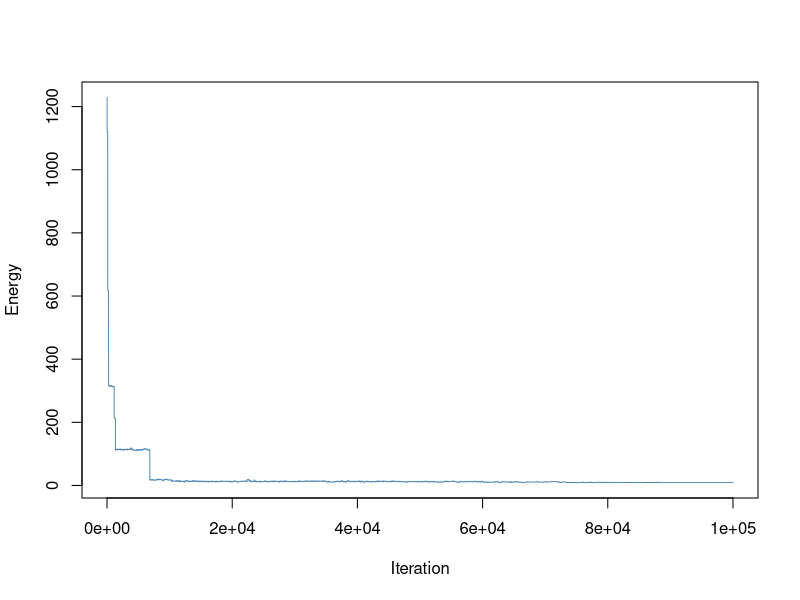

This figure's R source: (Note: a time limit stopped this script after it produced the figure.)
##----------------------------------------------------------------------
## EVERYTHING YOU NEED TO CHANGE IS IN THIS SECTION OR THE FINAL SECTION

# Number of doctors available
ndoctors <- 5

# Number of nurses
nnurses <- 7

# Number of days in the schedule
ndays <- 7

# Number of staff present for each shift (must have same # of shifts)
# e.g., c(2, 3, 3) has three shifts with 2, 3, 3 people respectively
doctorstaffing <- c(2, 2, 2)
nursestaffing <- c(3, 3, 3)

# Penalties for violating each of six constraints
# Penalty 1: Each instance of three consecutive shifts (including overnight)
# Penalty 2: Each person who does not have two days off AT ALL
# Penalty 3: Each person who does not have two days off IN A ROW
# Penalty 4: Each instance of first shift following last shift on prev day
# Penalty 5: Each instance of working both weekend days (days 1, 2)
# Penalty 6: Weights for the stdev of nurses'/doctors' shifts in the schedule
#            (trying to make everyone work similar amounts)
penalties <- c(100, 100, 0.5, 5, 1, 2)

# Number of iterations (if too small, might not be able to explore enough)
niter <- 100000

# The cooling schedule: what should the temperature be at step i out of n
coolingschedule <- function(i,n)
{
  # If you want greedy optimization, just fix some low temperature
  #return(1e-3)
  
  # Linear cooling schedule from 1 down to 0
  return(1 - (i/(n+1)))
}

## END OF PARAMETER SECTION
##----------------------------------------------------------------------

# (Some things which are calculated automatically)
doctorindices <- c(1,cumsum(doctorstaffing)+1)
nurseindices <- c(1,cumsum(nursestaffing)+1)
nshifts <- length(doctorstaffing)

# Function to calculate the "energy" (total cost of violations)
get_energy <- function(doctorsunwrapped, nursesunwrapped, penalties)
{
  return(get_energy_sub(doctorsunwrapped,penalties)+
           get_energy_sub(nursesunwrapped,penalties))
}

# ...calculates the energy contribution from doctors & nurses separately
get_energy_sub <- function(subsched, penalties)
{
  energy <- 0
  
  # Array to keep track of total number of shifts worked by each worker
  totshift <- rep(0, dim(subsched)[1])
  
  # Go through the schedule worker by worker...
  for (i in 1:dim(subsched)[1])
  {
    # Count number of shifts for that worker
    totshift[i] <- sum(subsched[i,,])
    
    # Look at whether worker works the last shift on the last day
    lastshift <- subsched[i,ndays,nshifts]
    
    # Look at whether worker has the last day off
    prevoff <- all(subsched[i,ndays,] == FALSE)
    
    daysoff <- 0
    twoinarow <- 1
    
    # If worked the very last shift, did you work the shift before as well?
    #  (looking to capture three shifts in a row wrapping around week to week)
    if (lastshift == 1)
    {
      lastshift <- lastshift + subsched[i,ndays,nshifts-1]
    }
    
    # For each day in the schedule...
    for (j in 1:ndays)
    {
      # If you have the day off, count it;
      #  if the previous day was also off, satisfy "two days off in a row"
      if (all(subsched[i,j,] == FALSE))
      {
        daysoff <- daysoff + 1
        if (prevoff)
        {
          twoinarow <- 0
        }
        prevoff <- TRUE
      }
      else # specifically on the second day, if you worked today and yesterday,
      { # that's a penalty (treating first two days as the weekend)
        if (!prevoff && j == 2)
        {
          energy <- energy + penalties[5]
        }
        prevoff <- FALSE
      }
      # Now check for wraparound shift streaks and assess penalties
      if (subsched[i,j,1] == 1)
      {
        lastshift <- lastshift + 1
        if (lastshift > 1)
        {
          energy <- energy + penalties[4]
        }
        if (lastshift > 2)
        {
          energy <- energy + penalties[1]
        }
      }
      else
      {
        lastshift <- 0
      }
      # Once that is done, move through the remaining shifts, assessing penalties
      for (k in 2:nshifts)
      {
        if (subsched[i,j,k] == 1)
        {
          lastshift <- lastshift + 1
          if (lastshift > 2)
          {
            energy <- energy + penalties[1]
          }
        }
        else
        {
          lastshift <- 0
        }
      }
    }
    # After finishing the week, assess penalties related to days off
    energy <- energy + twoinarow * penalties[3] + (daysoff < 2) * penalties[2]
  }
  
  # Penalize energy according to standard deviation among shifts
  energy <- energy + penalties[6] * sd(totshift)
  return(energy)
}

# Initial point: put people into the schedule in numerical order each day
totalspots <- ndays * sum(doctorstaffing)
initialloop <- rep(1:ndoctors, ceiling(totalspots/ndoctors))
doctorschedule <- matrix(initialloop[1:totalspots], nrow = sum(doctorstaffing), ncol = ndays)
totalspots <- ndays * sum(nursestaffing)
initialloop <- rep(1:nnurses, ceiling(totalspots/nnurses))
nurseschedule <- matrix(initialloop[1:totalspots], nrow = sum(nursestaffing), ncol = ndays)

# Fill in the "unwrapped" schedules (separate schedule for each worker)
doctorsunwrapped <- array(0, c(ndoctors,ndays,nshifts))
for (i in 1:ndays)
{
  for (j in 1:nshifts)
  {
    for (k in doctorindices[j]:(doctorindices[j+1]-1))
    {
      doctorsunwrapped[doctorschedule[k,i],i,j] <- 1
    }
  }
}

nursesunwrapped <- array(0, c(nnurses,ndays,nshifts))
for (i in 1:ndays)
{
  for (j in 1:nshifts)
  {
    for (k in nurseindices[j]:(nurseindices[j+1]-1))
    {
      nursesunwrapped[nurseschedule[k,i],i,j] <- 1
    }
  }
}

# Starting energy...
energy <- rep(0,niter)
energy[1] <- get_energy(doctorsunwrapped, nursesunwrapped, penalties)

# Now run the Gibbs sampler.
for (i in 2:niter)
{
  # Current temperature (from our cooling schedule)
  temperature <- coolingschedule(i,niter)
  
  # Flip a coin to switch either a doctor or a nurse shift.
  if (runif(1) < 0.5)
  {
    # Choose a random shift
    prop <- doctorschedule
    posx <- sample(1:sum(doctorstaffing),1)
    posy <- sample(1:ndays,1)
    
    # Calculate which workers are available to swap into that shift and pick one
    available <- 1:ndoctors
    myblock <- min(which(doctorindices>posx))-1
    for (j in doctorindices[myblock]:(doctorindices[myblock+1]-1))
    {
      if (j != posx)
      {
        available <- setdiff(available, doctorschedule[j,posy])
      }
    }
    prop[posx,posy] <- sample(available,1)
    propunwrapped <- doctorsunwrapped
    propunwrapped[doctorschedule[posx,posy],posy,myblock] <- 0
    propunwrapped[prop[posx,posy],posy,myblock] <- 1
    
    # Calculate energy of new configuration
    new_energy <- get_energy(propunwrapped, nursesunwrapped, penalties)
    
    # With the appropriate probability, update state/energy
    if(runif(1) < exp((energy[i-1]-new_energy)/temperature))
    {
      energy[i] <- new_energy
      doctorschedule <- prop
      doctorsunwrapped <- propunwrapped
    }
    else # otherwise, leave things as they stand.
    {
      energy[i] <- energy[i-1]
    }
  }
  else # same as above, but if you are swapping a nurse
  {
    prop <- nurseschedule
    posx <- sample(1:sum(nursestaffing),1)
    posy <- sample(1:ndays,1)
    available <- 1:nnurses
    myblock <- min(which(nurseindices>posx))-1
    for (j in nurseindices[myblock]:(nurseindices[myblock+1]-1))
    {
      if (j != posx)
      {
        available <- setdiff(available, nurseschedule[j,posy])
      }
    }
    prop[posx,posy] <- sample(available,1)
    
    propunwrapped <- nursesunwrapped
    propunwrapped[nurseschedule[posx,posy],posy,myblock] <- 0
    propunwrapped[prop[posx,posy],posy,myblock] <- 1
    
    new_energy <- get_energy(doctorsunwrapped, propunwrapped, penalties)
    
    if(runif(1) < exp((energy[i-1]-new_energy)/temperature))
    {
      energy[i] <- new_energy
      nurseschedule <- prop
      nursesunwrapped <- propunwrapped
    }
    else
    {
      energy[i] <- energy[i-1]
    }
  }
}

##----------------------------------------------------------------------
## EVERYTHING YOU NEED TO CHANGE IS IN THIS SECTION OR THE FIRST SECTION

# Various things you might want to look at:

# Plotting the energy over time
plot(energy, type="l", col="#4682B4", lwd=0.9, xlab="Iteration", ylab="Energy")

# What was the lowest energy? (Is this necessarily the energy of the final state?)
min(energy)

# Check out our final schedule.
#  The columns are days. If there are three shifts of 2 workers,
#  the first 2 rows are shift 1, the next 2 rows are shift 2, etc.
#  Numbers in table correspond to workers. 1, 2, 3, ...
print(doctorschedule)
print(nurseschedule)

# If you want to look at an individual person's schedule,
#  check the "unwrapped" matrices. For example,
#  the shift schedule for doctor 3 is below; rows are days,
#  columns are shifts, 1 = working, 0 not working
print(doctorsunwrapped[3,,])

## END OF FINAL SECTION
##----------------------------------------------------------------------

# Greedy
##----------------------------------------------------------------------
## EVERYTHING YOU NEED TO CHANGE IS IN THIS SECTION OR THE FINAL SECTION

# Number of doctors available
ndoctors <- 5

# Number of nurses
nnurses <- 7

# Number of days in the schedule
ndays <- 7

# Number of staff present for each shift (must have same # of shifts)
# e.g., c(2, 3, 3) has three shifts with 2, 3, 3 people respectively
doctorstaffing <- c(2, 2, 2)
nursestaffing <- c(3, 3, 3)

# Penalties for violating each of six constraints
# Penalty 1: Each instance of three consecutive shifts (including overnight)
# Penalty 2: Each person who does not have two days off AT ALL
# Penalty 3: Each person who does not have two days off IN A ROW
# Penalty 4: Each instance of first shift following last shift on prev day
# Penalty 5: Each instance of working both weekend days (days 1, 2)
# Penalty 6: Weights for the stdev of nurses'/doctors' shifts in the schedule
#            (trying to make everyone work similar amounts)
penalties <- c(100, 100, 0.5, 5, 1, 2)

# Number of iterations (if too small, might not be able to explore enough)
niter <- 100000

# The cooling schedule: what should the temperature be at step i out of n
coolingschedule <- function(i,n)
{
  # If you want greedy optimization, just fix some low temperature
  return(1e-3)
}

## END OF PARAMETER SECTION
##----------------------------------------------------------------------

# (Some things which are calculated automatically)
doctorindices <- c(1,cumsum(doctorstaffing)+1)
nurseindices <- c(1,cumsum(nursestaffing)+1)
nshifts <- length(doctorstaffing)

# Function to calculate the "energy" (total cost of violations)
get_energy <- function(doctorsunwrapped, nursesunwrapped, penalties)
{
  return(get_energy_sub(doctorsunwrapped,penalties)+
           get_energy_sub(nursesunwrapped,penalties))
}

# ...calculates the energy contribution from doctors & nurses separately
get_energy_sub <- function(subsched, penalties)
{
  energy <- 0
  
  # Array to keep track of total number of shifts worked by each worker
  totshift <- rep(0, dim(subsched)[1])
  
  # Go through the schedule worker by worker...
  for (i in 1:dim(subsched)[1])
  {
    # Count number of shifts for that worker
    totshift[i] <- sum(subsched[i,,])
    
    # Look at whether worker works the last shift on the last day
    lastshift <- subsched[i,ndays,nshifts]
    
    # Look at whether worker has the last day off
    prevoff <- all(subsched[i,ndays,] == FALSE)
    
    daysoff <- 0
    twoinarow <- 1
    
    # If worked the very last shift, did you work the shift before as well?
    #  (looking to capture three shifts in a row wrapping around week to week)
    if (lastshift == 1)
    {
      lastshift <- lastshift + subsched[i,ndays,nshifts-1]
    }
    
    # For each day in the schedule...
    for (j in 1:ndays)
    {
      # If you have the day off, count it;
      #  if the previous day was also off, satisfy "two days off in a row"
      if (all(subsched[i,j,] == FALSE))
      {
        daysoff <- daysoff + 1
        if (prevoff)
        {
          twoinarow <- 0
        }
        prevoff <- TRUE
      }
      else # specifically on the second day, if you worked today and yesterday,
      { # that's a penalty (treating first two days as the weekend)
        if (!prevoff && j == 2)
        {
          energy <- energy + penalties[5]
        }
        prevoff <- FALSE
      }
      # Now check for wraparound shift streaks and assess penalties
      if (subsched[i,j,1] == 1)
      {
        lastshift <- lastshift + 1
        if (lastshift > 1)
        {
          energy <- energy + penalties[4]
        }
        if (lastshift > 2)
        {
          energy <- energy + penalties[1]
        }
      }
      else
      {
        lastshift <- 0
      }
      # Once that is done, move through the remaining shifts, assessing penalties
      for (k in 2:nshifts)
      {
        if (subsched[i,j,k] == 1)
        {
          lastshift <- lastshift + 1
          if (lastshift > 2)
          {
            energy <- energy + penalties[1]
          }
        }
        else
        {
          lastshift <- 0
        }
      }
    }
    # After finishing the week, assess penalties related to days off
    energy <- energy + twoinarow * penalties[3] + (daysoff < 2) * penalties[2]
  }
  
  # Penalize energy according to standard deviation among shifts
  energy <- energy + penalties[6] * sd(totshift)
  return(energy)
}

# Initial point: put people into the schedule in numerical order each day
totalspots <- ndays * sum(doctorstaffing)
initialloop <- rep(1:ndoctors, ceiling(totalspots/ndoctors))
doctorschedule <- matrix(initialloop[1:totalspots], nrow = sum(doctorstaffing), ncol = ndays)
totalspots <- ndays * sum(nursestaffing)
initialloop <- rep(1:nnurses, ceiling(totalspots/nnurses))
nurseschedule <- matrix(initialloop[1:totalspots], nrow = sum(nursestaffing), ncol = ndays)

# Fill in the "unwrapped" schedules (separate schedule for each worker)
doctorsunwrapped <- array(0, c(ndoctors,ndays,nshifts))
for (i in 1:ndays)
{
  for (j in 1:nshifts)
  {
    for (k in doctorindices[j]:(doctorindices[j+1]-1))
    {
      doctorsunwrapped[doctorschedule[k,i],i,j] <- 1
    }
  }
}

nursesunwrapped <- array(0, c(nnurses,ndays,nshifts))
for (i in 1:ndays)
{
  for (j in 1:nshifts)
  {
    for (k in nurseindices[j]:(nurseindices[j+1]-1))
    {
      nursesunwrapped[nurseschedule[k,i],i,j] <- 1
    }
  }
}

# Starting energy...
energy <- rep(0,niter)
energy[1] <- get_energy(doctorsunwrapped, nursesunwrapped, penalties)

# Now run the Gibbs sampler.
for (i in 2:niter)
{
  # Current temperature (from our cooling schedule)
  temperature <- coolingschedule(i,niter)
  
  # Flip a coin to switch either a doctor or a nurse shift.
  if (runif(1) < 0.5)
  {
    # Choose a random shift
    prop <- doctorschedule
    posx <- sample(1:sum(doctorstaffing),1)
    posy <- sample(1:ndays,1)
    
    # Calculate which workers are available to swap into that shift and pick one
    available <- 1:ndoctors
    myblock <- min(which(doctorindices>posx))-1
    for (j in doctorindices[myblock]:(doctorindices[myblock+1]-1))
    {
      if (j != posx)
      {
        available <- setdiff(available, doctorschedule[j,posy])
      }
    }
    prop[posx,posy] <- sample(available,1)
    propunwrapped <- doctorsunwrapped
    propunwrapped[doctorschedule[posx,posy],posy,myblock] <- 0
    propunwrapped[prop[posx,posy],posy,myblock] <- 1
    
    # Calculate energy of new configuration
    new_energy <- get_energy(propunwrapped, nursesunwrapped, penalties)
    
    # With the appropriate probability, update state/energy
    if(runif(1) < exp((energy[i-1]-new_energy)/temperature))
    {
      energy[i] <- new_energy
      doctorschedule <- prop
      doctorsunwrapped <- propunwrapped
    }
    else # otherwise, leave things as they stand.
    {
      energy[i] <- energy[i-1]
    }
  }
  else # same as above, but if you are swapping a nurse
  {
    prop <- nurseschedule
    posx <- sample(1:sum(nursestaffing),1)
    posy <- sample(1:ndays,1)
    available <- 1:nnurses
    myblock <- min(which(nurseindices>posx))-1
    for (j in nurseindices[myblock]:(nurseindices[myblock+1]-1))
    {
      if (j != posx)
      {
        available <- setdiff(available, nurseschedule[j,posy])
      }
    }
    prop[posx,posy] <- sample(available,1)
    
    propunwrapped <- nursesunwrapped
    propunwrapped[nurseschedule[posx,posy],posy,myblock] <- 0
    propunwrapped[prop[posx,posy],posy,myblock] <- 1
    
    new_energy <- get_energy(doctorsunwrapped, propunwrapped, penalties)
    
    if(runif(1) < exp((energy[i-1]-new_energy)/temperature))
    {
      energy[i] <- new_energy
      nurseschedule <- prop
      nursesunwrapped <- propunwrapped
    }
    else
    {
      energy[i] <- energy[i-1]
    }
  }
}

##----------------------------------------------------------------------
## EVERYTHING YOU NEED TO CHANGE IS IN THIS SECTION OR THE FIRST SECTION

# Various things you might want to look at:
# Plotting the energy over time
lines(energy, type = "l", col = "#FFA500", lwd = 0.9, xlab = "Iteration", ylab = "Energy")

# What was the lowest energy? (Is this necessarily the energy of the final state?)
min(energy)

# Check out our final schedule.
#  The columns are days. If there are three shifts of 2 workers,
#  the first 2 rows are shift 1, the next 2 rows are shift 2, etc.
#  Numbers in table correspond to workers. 1, 2, 3, ...
print(doctorschedule)
print(nurseschedule)

# If you want to look at an individual person's schedule,
#  check the "unwrapped" matrices. For example,
#  the shift schedule for doctor 3 is below; rows are days,
#  columns are shifts, 1 = working, 0 not working
print(doctorsunwrapped[3,,])

## END OF FINAL SECTION
##----------------------------------------------------------------------


#Log

##----------------------------------------------------------------------
## EVERYTHING YOU NEED TO CHANGE IS IN THIS SECTION OR THE FINAL SECTION

# Number of doctors available
ndoctors <- 5

# Number of nurses
nnurses <- 7

# Number of days in the schedule
ndays <- 7

# Number of staff present for each shift (must have same # of shifts)
# e.g., c(2, 3, 3) has three shifts with 2, 3, 3 people respectively
doctorstaffing <- c(2, 2, 2)
nursestaffing <- c(3, 3, 3)

# Penalties for violating each of six constraints
# Penalty 1: Each instance of three consecutive shifts (including overnight)
# Penalty 2: Each person who does not have two days off AT ALL
# Penalty 3: Each person who does not have two days off IN A ROW
# Penalty 4: Each instance of first shift following last shift on prev day
# Penalty 5: Each instance of working both weekend days (days 1, 2)
# Penalty 6: Weights for the stdev of nurses'/doctors' shifts in the schedule
#            (trying to make everyone work similar amounts)
penalties <- c(100, 100, 0.5, 5, 1, 2)

# Number of iterations (if too small, might not be able to explore enough)
niter <- 100000

# The cooling schedule: what should the temperature be at step i out of n
coolingschedule <- function(i,n)
{
  # Log cooling schedule
  return(0.02/log(1+(i+1)/n))
}

## END OF PARAMETER SECTION
##----------------------------------------------------------------------

# (Some things which are calculated automatically)
doctorindices <- c(1,cumsum(doctorstaffing)+1)
nurseindices <- c(1,cumsum(nursestaffing)+1)
nshifts <- length(doctorstaffing)

# Function to calculate the "energy" (total cost of violations)
get_energy <- function(doctorsunwrapped, nursesunwrapped, penalties)
{
  return(get_energy_sub(doctorsunwrapped,penalties)+
           get_energy_sub(nursesunwrapped,penalties))
}

# ...calculates the energy contribution from doctors & nurses separately
get_energy_sub <- function(subsched, penalties)
{
  energy <- 0
  
  # Array to keep track of total number of shifts worked by each worker
  totshift <- rep(0, dim(subsched)[1])
  
  # Go through the schedule worker by worker...
  for (i in 1:dim(subsched)[1])
  {
    # Count number of shifts for that worker
    totshift[i] <- sum(subsched[i,,])
    
    # Look at whether worker works the last shift on the last day
    lastshift <- subsched[i,ndays,nshifts]
    
    # Look at whether worker has the last day off
    prevoff <- all(subsched[i,ndays,] == FALSE)
    
    daysoff <- 0
    twoinarow <- 1
    
    # If worked the very last shift, did you work the shift before as well?
    #  (looking to capture three shifts in a row wrapping around week to week)
    if (lastshift == 1)
    {
      lastshift <- lastshift + subsched[i,ndays,nshifts-1]
    }
    
    # For each day in the schedule...
    for (j in 1:ndays)
    {
      # If you have the day off, count it;
      #  if the previous day was also off, satisfy "two days off in a row"
      if (all(subsched[i,j,] == FALSE))
      {
        daysoff <- daysoff + 1
        if (prevoff)
        {
          twoinarow <- 0
        }
        prevoff <- TRUE
      }
      else # specifically on the second day, if you worked today and yesterday,
      { # that's a penalty (treating first two days as the weekend)
        if (!prevoff && j == 2)
        {
          energy <- energy + penalties[5]
        }
        prevoff <- FALSE
      }
      # Now check for wraparound shift streaks and assess penalties
      if (subsched[i,j,1] == 1)
      {
        lastshift <- lastshift + 1
        if (lastshift > 1)
        {
          energy <- energy + penalties[4]
        }
        if (lastshift > 2)
        {
          energy <- energy + penalties[1]
        }
      }
      else
      {
        lastshift <- 0
      }
      # Once that is done, move through the remaining shifts, assessing penalties
      for (k in 2:nshifts)
      {
        if (subsched[i,j,k] == 1)
        {
          lastshift <- lastshift + 1
          if (lastshift > 2)
          {
            energy <- energy + penalties[1]
          }
        }
        else
        {
          lastshift <- 0
        }
      }
    }
    # After finishing the week, assess penalties related to days off
    energy <- energy + twoinarow * penalties[3] + (daysoff < 2) * penalties[2]
  }
  
  # Penalize energy according to standard deviation among shifts
  energy <- energy + penalties[6] * sd(totshift)
  return(energy)
}

# Initial point: put people into the schedule in numerical order each day
totalspots <- ndays * sum(doctorstaffing)
initialloop <- rep(1:ndoctors, ceiling(totalspots/ndoctors))
doctorschedule <- matrix(initialloop[1:totalspots], nrow = sum(doctorstaffing), ncol = ndays)
totalspots <- ndays * sum(nursestaffing)
initialloop <- rep(1:nnurses, ceiling(totalspots/nnurses))
nurseschedule <- matrix(initialloop[1:totalspots], nrow = sum(nursestaffing), ncol = ndays)

# Fill in the "unwrapped" schedules (separate schedule for each worker)
doctorsunwrapped <- array(0, c(ndoctors,ndays,nshifts))
for (i in 1:ndays)
{
  for (j in 1:nshifts)
  {
    for (k in doctorindices[j]:(doctorindices[j+1]-1))
    {
      doctorsunwrapped[doctorschedule[k,i],i,j] <- 1
    }
  }
}

nursesunwrapped <- array(0, c(nnurses,ndays,nshifts))
for (i in 1:ndays)
{
  for (j in 1:nshifts)
  {
    for (k in nurseindices[j]:(nurseindices[j+1]-1))
    {
      nursesunwrapped[nurseschedule[k,i],i,j] <- 1
    }
  }
}

# Starting energy...
energy <- rep(0,niter)
energy[1] <- get_energy(doctorsunwrapped, nursesunwrapped, penalties)

# Now run the Gibbs sampler.
for (i in 2:niter)
{
  # Current temperature (from our cooling schedule)
  temperature <- coolingschedule(i,niter)
  
  # Flip a coin to switch either a doctor or a nurse shift.
  if (runif(1) < 0.5)
  {
    # Choose a random shift
    prop <- doctorschedule
    posx <- sample(1:sum(doctorstaffing),1)
    posy <- sample(1:ndays,1)
    
    # Calculate which workers are available to swap into that shift and pick one
    available <- 1:ndoctors
    myblock <- min(which(doctorindices>posx))-1
    for (j in doctorindices[myblock]:(doctorindices[myblock+1]-1))
    {
      if (j != posx)
      {
        available <- setdiff(available, doctorschedule[j,posy])
      }
    }
    prop[posx,posy] <- sample(available,1)
    propunwrapped <- doctorsunwrapped
    propunwrapped[doctorschedule[posx,posy],posy,myblock] <- 0
    propunwrapped[prop[posx,posy],posy,myblock] <- 1
    
    # Calculate energy of new configuration
    new_energy <- get_energy(propunwrapped, nursesunwrapped, penalties)
    
    # With the appropriate probability, update state/energy
    if(runif(1) < exp((energy[i-1]-new_energy)/temperature))
    {
      energy[i] <- new_energy
      doctorschedule <- prop
      doctorsunwrapped <- propunwrapped
    }
    else # otherwise, leave things as they stand.
    {
      energy[i] <- energy[i-1]
    }
  }
  else # same as above, but if you are swapping a nurse
  {
    prop <- nurseschedule
    posx <- sample(1:sum(nursestaffing),1)
    posy <- sample(1:ndays,1)
    available <- 1:nnurses
    myblock <- min(which(nurseindices>posx))-1
    for (j in nurseindices[myblock]:(nurseindices[myblock+1]-1))
    {
      if (j != posx)
      {
        available <- setdiff(available, nurseschedule[j,posy])
      }
    }
    prop[posx,posy] <- sample(available,1)
    
    propunwrapped <- nursesunwrapped
    propunwrapped[nurseschedule[posx,posy],posy,myblock] <- 0
    propunwrapped[prop[posx,posy],posy,myblock] <- 1
    
    new_energy <- get_energy(doctorsunwrapped, propunwrapped, penalties)
    
    if(runif(1) < exp((energy[i-1]-new_energy)/temperature))
    {
      energy[i] <- new_energy
      nurseschedule <- prop
      nursesunwrapped <- propunwrapped
    }
    else
    {
      energy[i] <- energy[i-1]
    }
  }
}

##----------------------------------------------------------------------
## EVERYTHING YOU NEED TO CHANGE IS IN THIS SECTION OR THE FIRST SECTION

# Various things you might want to look at:

# Plotting the energy over time
# Add the second line with a red dashed line
lines(energy, type="l", col="#006400", lwd=0.9, lty=1)  #

# What was the lowest energy? (Is this necessarily the energy of the final state?)
min(energy)

# Check out our final schedule.
#  The columns are days. If there are three shifts of 2 workers,
#  the first 2 rows are shift 1, the next 2 rows are shift 2, etc.
#  Numbers in table correspond to workers. 1, 2, 3, ...
print(doctorschedule)
print(nurseschedule)

# If you want to look at an individual person's schedule,
#  check the "unwrapped" matrices. For example,
#  the shift schedule for doctor 3 is below; rows are days,
#  columns are shifts, 1 = working, 0 not working
print(doctorsunwrapped[3,,])

## END OF FINAL SECTION
##----------------------------------------------------------------------


# Exponential
##----------------------------------------------------------------------
## EVERYTHING YOU NEED TO CHANGE IS IN THIS SECTION OR THE FINAL SECTION

# Number of doctors available
ndoctors <- 7

# Number of nurses
nnurses <- 10

# Number of days in the schedule
ndays <- 7

# Number of staff present for each shift (must have same # of shifts)
# e.g., c(2, 3, 3) has three shifts with 2, 3, 3 people respectively
doctorstaffing <- c(2, 2, 2)
nursestaffing <- c(3, 3, 3)

# Penalties for violating each of six constraints
penalties <- c(100, 100, 0.5, 5, 1, 2)

# Number of iterations
niter <- 100000

# Exponential cooling schedule
coolingschedule <- function(i, n) {
  T0 <- 1 # Initial temperature
  alpha <- 5 / n # Decay rate (adjust this as needed for your application)
  return(T0 * exp(-alpha * i))
}

## END OF PARAMETER SECTION
##----------------------------------------------------------------------

# Calculate indices for doctors and nurses
doctorindices <- c(1, cumsum(doctorstaffing) + 1)
nurseindices <- c(1, cumsum(nursestaffing) + 1)
nshifts <- length(doctorstaffing)

# Function to calculate the "energy" (total cost of violations)
get_energy <- function(doctorsunwrapped, nursesunwrapped, penalties) {
  return(get_energy_sub(doctorsunwrapped, penalties) +
           get_energy_sub(nursesunwrapped, penalties))
}

# Energy calculation for doctors and nurses
get_energy_sub <- function(subsched, penalties) {
  energy <- 0
  totshift <- rep(0, dim(subsched)[1])
  for (i in 1:dim(subsched)[1]) {
    totshift[i] <- sum(subsched[i, , ])
    lastshift <- subsched[i, ndays, nshifts]
    prevoff <- all(subsched[i, ndays, ] == FALSE)
    daysoff <- 0
    twoinarow <- 1
    if (lastshift == 1) {
      lastshift <- lastshift + subsched[i, ndays, nshifts - 1]
    }
    for (j in 1:ndays) {
      if (all(subsched[i, j, ] == FALSE)) {
        daysoff <- daysoff + 1
        if (prevoff) {
          twoinarow <- 0
        }
        prevoff <- TRUE
      } else {
        if (!prevoff && j == 2) {
          energy <- energy + penalties[5]
        }
        prevoff <- FALSE
      }
      if (subsched[i, j, 1] == 1) {
        lastshift <- lastshift + 1
        if (lastshift > 1) {
          energy <- energy + penalties[4]
        }
        if (lastshift > 2) {
          energy <- energy + penalties[1]
        }
      } else {
        lastshift <- 0
      }
      for (k in 2:nshifts) {
        if (subsched[i, j, k] == 1) {
          lastshift <- lastshift + 1
          if (lastshift > 2) {
            energy <- energy + penalties[1]
          }
        } else {
          lastshift <- 0
        }
      }
    }
    energy <- energy + twoinarow * penalties[3] + (daysoff < 2) * penalties[2]
  }
  energy <- energy + penalties[6] * sd(totshift)
  return(energy)
}

# Initial schedules
totalspots <- ndays * sum(doctorstaffing)
initialloop <- rep(1:ndoctors, ceiling(totalspots / ndoctors))
doctorschedule <- matrix(initialloop[1:totalspots], nrow = sum(doctorstaffing), ncol = ndays)
totalspots <- ndays * sum(nursestaffing)
initialloop <- rep(1:nnurses, ceiling(totalspots / nnurses))
nurseschedule <- matrix(initialloop[1:totalspots], nrow = sum(nursestaffing), ncol = ndays)

# Unwrapped schedules for each worker
doctorsunwrapped <- array(0, c(ndoctors, ndays, nshifts))
for (i in 1:ndays) {
  for (j in 1:nshifts) {
    for (k in doctorindices[j]:(doctorindices[j + 1] - 1)) {
      doctorsunwrapped[doctorschedule[k, i], i, j] <- 1
    }
  }
}

nursesunwrapped <- array(0, c(nnurses, ndays, nshifts))
for (i in 1:ndays) {
  for (j in 1:nshifts) {
    for (k in nurseindices[j]:(nurseindices[j + 1] - 1)) {
      nursesunwrapped[nurseschedule[k, i], i, j] <- 1
    }
  }
}

# Starting energy
energy <- rep(0, niter)
energy[1] <- get_energy(doctorsunwrapped, nursesunwrapped, penalties)

# Gibbs sampler with exponential cooling schedule
for (i in 2:niter) {
  temperature <- coolingschedule(i, niter)
  
  if (runif(1) < 0.5) {
    prop <- doctorschedule
    posx <- sample(1:sum(doctorstaffing), 1)
    posy <- sample(1:ndays, 1)
    available <- 1:ndoctors
    myblock <- min(which(doctorindices > posx)) - 1
    for (j in doctorindices[myblock]:(doctorindices[myblock + 1] - 1)) {
      if (j != posx) {
        available <- setdiff(available, doctorschedule[j, posy])
      }
    }
    prop[posx, posy] <- sample(available, 1)
    propunwrapped <- doctorsunwrapped
    propunwrapped[doctorschedule[posx, posy], posy, myblock] <- 0
    propunwrapped[prop[posx, posy], posy, myblock] <- 1
    new_energy <- get_energy(propunwrapped, nursesunwrapped, penalties)
    if (runif(1) < exp((energy[i - 1] - new_energy) / temperature)) {
      energy[i] <- new_energy
      doctorschedule <- prop
      doctorsunwrapped <- propunwrapped
    } else {
      energy[i] <- energy[i - 1]
    }
  } else {
    prop <- nurseschedule
    posx <- sample(1:sum(nursestaffing), 1)
    posy <- sample(1:ndays, 1)
    available <- 1:nnurses
    myblock <- min(which(nurseindices > posx)) - 1
    for (j in nurseindices[myblock]:(nurseindices[myblock + 1] - 1)) {
      if (j != posx) {
        available <- setdiff(available, nurseschedule[j, posy])
      }
    }
    prop[posx, posy] <- sample(available, 1)
    propunwrapped <- nursesunwrapped
    propunwrapped[nurseschedule[posx, posy], posy, myblock] <- 0
    propunwrapped[prop[posx, posy], posy, myblock] <- 1
    new_energy <- get_energy(doctorsunwrapped, propunwrapped, penalties)
    if (runif(1) < exp((energy[i - 1] - new_energy) / temperature)) {
      energy[i] <- new_energy
      nurseschedule <- prop
      nursesunwrapped <- propunwrapped
    } else {
      energy[i] <- energy[i - 1]
    }
  }
}

##----------------------------------------------------------------------
## EVERYTHING YOU NEED TO CHANGE IS IN THIS SECTION OR THE FIRST SECTION

# Lowest energy achieved
cat("Lowest Energy:", min(energy), "\n")

# Final schedules for doctors and nurses
print("Final Doctors Schedule:")
print(doctorschedule)
print("Final Nurses Schedule:")
print(nurseschedule)

# Example: Doctor 3's unwrapped schedule
print("Doctor 3's Schedule:")
print(doctorsunwrapped[3, , ])

## END OF FINAL SECTION
##----------------------------------------------------------------------

# Plotting the energy over time
lines(energy, type = "l", col = "#B22222", lwd = 0.75)

# Lowest energy achieved
min_energy <- min(energy)
cat("Lowest energy:", min_energy, "\n")

## END OF PROGRAM


# Add custom legend
legend("topright", 
       legend = c("Linear", "Greedy", "Log", "Exponential"),  # New legend text
       col = c("#4682B4", "#FFA500", "#006400","#B22222"),                # Colors of the lines
       lty = c(1, 1),                          # Line types for each
       lwd = c(2, 2),                          # Line widths for each
       box.lwd = 0.5)                          # Border line width around the legend

title(main = "Energy vs. Time")
